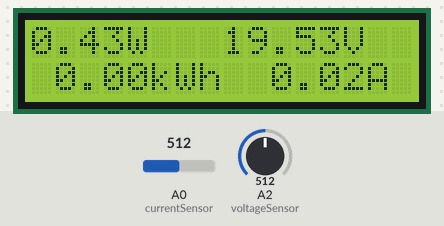
The sketch below on a simulated Arduino Uno, built with avr-gcc and run on an emulated ATmega328P. Shown: 16×2 character LCD. The inputs (shaded band) are chosen by the test bench; at power-on: A0 (currentSensor) = 512, A2 (voltageSensor) = 512. What the sketch prints to the serial monitor is not drawn.

Above: at 1.6 s.
1.7 s: A0 (currentSensor) set to 716
At 4.1 s:
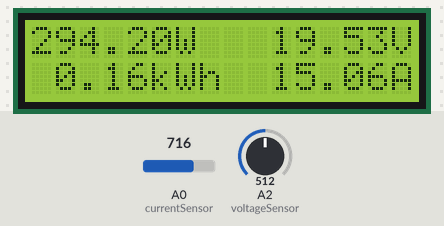
4.7 s: A2 (voltageSensor) set to 716
At 6.4 s:
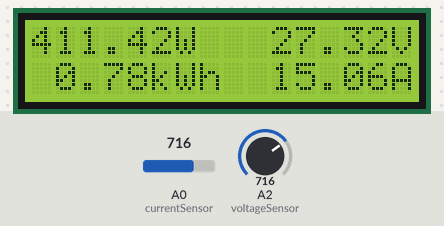
7.4 s: A0 (currentSensor) set to 900
At 8.8 s:
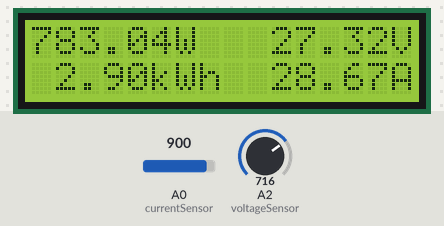
9.8 s: A2 (voltageSensor) set to 900
At 11.2 s:
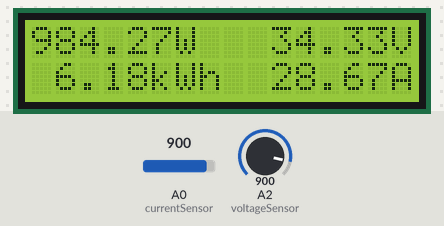
12.3 s: A0 (currentSensor) set to 1023
At 13.6 s:
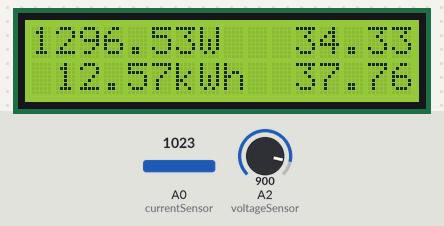
14.7 s: A2 (voltageSensor) set to 1023
At 16.0 s:
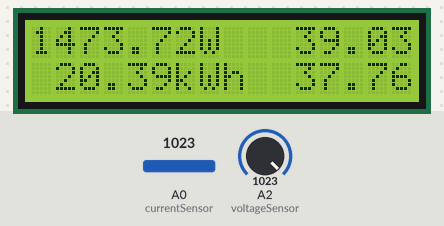
Timing chart, 0 to 17.7 s (numbered marks = the images above; inputs shaded):
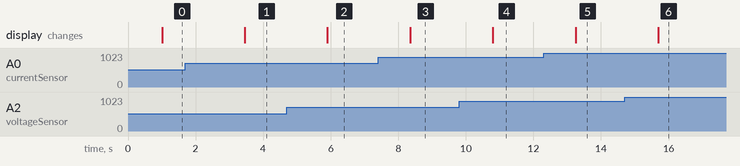

The sketch:

Power_Meter.ino
```cpp
/*******************************************************
* Author: Richard Opoku Anabeto						   *
* Student ID: 10413353								   *
* Purpose: To simulate the power meter to be designed  *
*	for our level 400 final year undergraduate project *
*	department of computer engineering, University of  *
* 	Ghana - Legon. Partnered with Michael Tetteh to    *
*	an energy management system for a smart home	   *
*******************************************************/
#include <LiquidCrystal.h>

LiquidCrystal lcd(12, 11, 5, 4, 3, 2);
const int currentSensor = A0;
const int voltageSensor = A2;

long previousMillisec = 0;

unsigned long interval=1000;//1 second
long times;//convert to seconds

float voltage,current,power,energy,ampHour,totalAmp,totalPower;

float sampleVolt,sampleAmp;
int sampleNum = 150;

void setup()
{
	Serial.begin(9600);//baud rate
	lcd.begin(16,2);
  //init();
	energy = 0.0;//initialized once
	ampHour=0.0;
	totalAmp=0.0;
	totalPower=0.0;
}
void loop()
{
	//init();
	long currentMillisec = millis();
	if(currentMillisec-previousMillisec>interval)
	{
		previousMillisec = currentMillisec;
	}
	times = previousMillisec/interval;

	Serial.println(times);
	delay(100);
	sensorValues();//approximately 300ms
	delay(500);
	displayValues();
  	voltage = 0.0;
  	current = 0.0;
  	power = 0.0;
  	sampleVolt=0.0;
  	sampleAmp=0.0;
  	delay(1500);

}

void sensorValues()
{
	for(int i=0; i<sampleNum; ++i){
		sampleAmp += analogRead(currentSensor);
		delay(1);
		sampleVolt += analogRead(voltageSensor);
		delay(1);
	}
	//average the samples obtained
	sampleAmp /=sampleNum;
	sampleVolt /=sampleNum;
	current = calCurrent(sampleAmp);
	voltage = calVoltage(sampleVolt);
	power = calPower();
	energy = calEnergy();
	ampHour = calAmpHour();
}

void displayValues()
{
	//Serial.println("Hello Function");
	//lcd.print("P ");
	lcd.clear();//clear screen first
	Serial.print("Power ");
	Serial.print(power);
	lcd.print(power);
	Serial.print("W \t Volt ");
	lcd.print("W \t ");
	Serial.print(voltage);
	lcd.print(voltage);
	Serial.println("V");
	lcd.print("V");
	lcd.setCursor(1,2);//second row
	Serial.print("Energy ");
	//lcd.print("E ");
	Serial.print(energy);
	lcd.print(energy);
	Serial.print("kWh \t ");
	lcd.print("kWh \t");
	Serial.print("Current ");
	//lcd.print("I ");
	Serial.print(current);
	lcd.print(current);
	Serial.println("A");
	lcd.println("A");
}
float calCurrent(float amp)
{
	float val = (4.88*amp)/1000.0;
	float actualVolt = val-2.5;//offset value
	actualVolt*=actualVolt;//square the values
	actualVolt = sqrt(actualVolt);
	float actualAmp = (actualVolt*1000)/66.0;
	totalAmp+=actualAmp;//increment total amps
	//That is the 66mV per Amp from datasheet
	return actualAmp;
}
float calVoltage(float volt )
{
	float val=(5.45*7*volt)/1000.0;
	return val;
}
float calPower()
{
	float val = voltage*current;
	totalPower+=val;
	return val;
}
float calEnergy()
{
	float val=(totalPower*times)/3600;//work in hours
	val/=1;//for kW
	return val;
}
float calAmpHour()
{
	float avgAmp = totalAmp/times;
	float val = (avgAmp*times)/3600;
	return val;//total amp hour
}
```

Measured:
- after the input at 1.7 s, the display: changes after 1.8 s (image 1)
- after the input at 4.7 s, the display: changes after 1.2 s (image 2)
- after the input at 7.4 s, the display: changes after 0.95 s (image 3)
- after the input at 9.8 s, the display: changes after 1.0 s (image 4)
- after the input at 12.3 s, the display: changes after 0.95 s (image 5)
- after the input at 14.7 s, the display: changes after 1.0 s (image 6)
